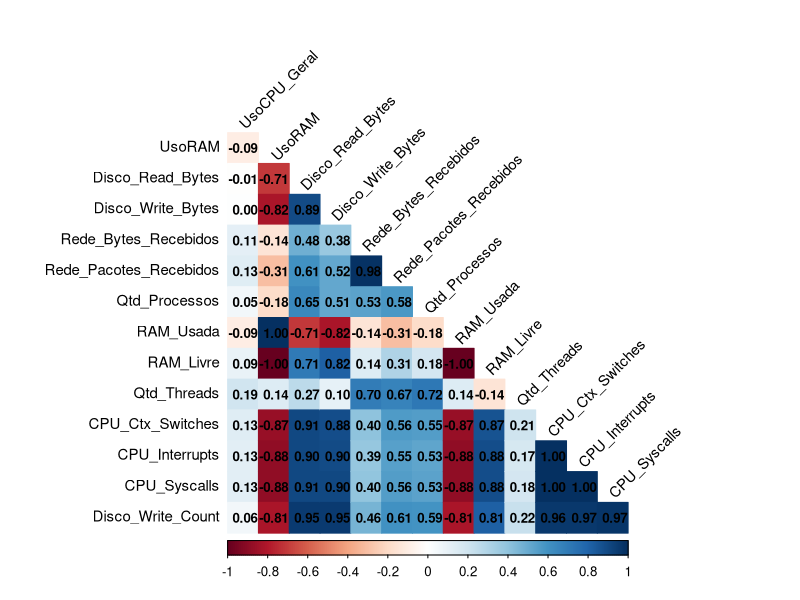

The R script that drew this image:
## ---- chunk 1
library(corrplot)

df_componente <- read.csv2("ComponentesAtt.csv", dec = ".")

df_componente$TimeStamp <- NULL
df_componente$IdAeroporto <- NULL
df_componente$Temperatura_CPU <- NULL
df_componente$Swap_Out <- NULL
df_componente$Swap_In <- NULL
df_componente$Rede_Drop_Out <- NULL
df_componente$Rede_Drop_In <- NULL
df_componente$Rede_Err_Out <- NULL
df_componente$Rede_Err_In <- NULL
df_componente$Disco_Total <- NULL
df_componente$RAM_Total <- NULL
df_componente$CPU_Nucleos_Fisicos <- NULL
df_componente$CPU_Nucleos_Logicos <- NULL
df_componente$Swap_Total <- NULL
df_componente$CPU_Freq_Atual <- NULL
df_componente$UsoDisco <- NULL
df_componente$Rede_Bytes_Enviados <- NULL
df_componente$Rede_Pacotes_Enviados <- NULL
df_componente$Swap_Percent <- NULL
df_componente$RAM_Disponivel <- NULL
df_componente$Max_RAM_Processo <- NULL
df_componente$Disco_Livre <- NULL
df_componente$Disco_Usado <- NULL
df_componente$Disco_Read_Count <- NULL
df_componente$Swap_Usado <- NULL
df_componente$RAM_RSS_Processos <- NULL
df_componente$Swap_Livre <- NULL
## ---- chunk 2
matriz_componente <- cor(df_componente)

corrplot(matriz_componente,
         method = "color",
         type = "lower",
         addCoef.col = "black",
         number.cex = 0.8,
         tl.col = "black",
         tl.srt = 45,
         tl.cex = 0.9,
         diag = FALSE
)
## ---- chunk 3
modelo_ram <- lm(RAM_Usada ~ Qtd_Processos +
                   Rede_Bytes_Recebidos +
                   Disco_Write_Count,
                 data = df_componente)

summary(modelo_ram)
## ---- chunk 4
modelo_escrita_disco <- lm(Disco_Write_Bytes ~
                             Qtd_Processos +
                             Disco_Read_Bytes,
                           data = df_componente)

summary(modelo_escrita_disco)
## ---- chunk 5
modelo_interrupcoes_cpu <- lm(CPU_Interrupts ~ Disco_Write_Count +
                                Rede_Pacotes_Recebidos +
                                UsoCPU_Geral,
                              data = df_componente)

summary(modelo_interrupcoes_cpu)
## ---- chunk 6
modelo_ctx_switches <- lm(CPU_Ctx_Switches ~ Qtd_Processos + 
                            Rede_Pacotes_Recebidos + 
                            UsoRAM,
                          data = df_componente)

summary(modelo_ctx_switches)
## ---- chunk 7
modelo_syscalls <- lm(CPU_Syscalls ~
                        Qtd_Processos +
                        Disco_Read_Bytes +
                        UsoRAM,
                      data = df_componente)

summary(modelo_syscalls)
## ---- chunk 8
modelo_leitura_disco_bytes <- lm(Disco_Read_Bytes ~ Rede_Bytes_Recebidos +
                                   RAM_Usada,
                                 data = df_componente)

summary(modelo_leitura_disco_bytes)
## ---- chunk 9
modelo_ram_livre <- lm(RAM_Livre ~ Disco_Write_Count +
                         Qtd_Processos,
                       data = df_componente)

summary(modelo_ram_livre)
